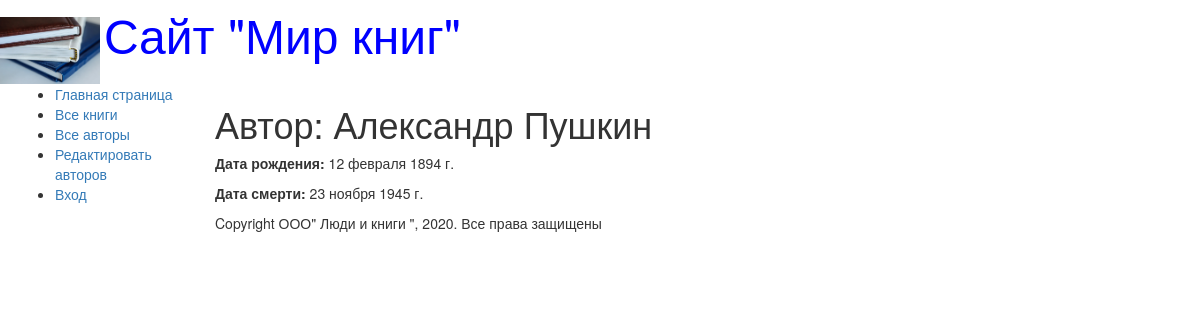
The page /author/2 on the database its author committed.
### catalog/models.py (models this page shows, shortened)
class Author(models.Model):
    first_name = models.CharField(max_length=100, help_text='Введите имя автора', verbose_name='Имя автора')
    last_name = models.CharField(max_length=100, help_text='Введите фамилию автора', verbose_name='Фамилия автора')
    date_of_birth = models.DateField(help_text="Введите дату рождения", verbose_name='Дата рождения', null=True, blank=True)
    date_of_death = models.DateField(help_text="Введите дату смерти", verbose_name='Дата смерти', null=True, blank=True)

### catalog/views.py (the view)
# urls.py: path('author/<int:pk>',views.AuthorDetailView.as_view(), name='author-detail'),
class AuthorDetailView(generic.DetailView):
    model=Author

### catalog/templates/catalog/author_detail.html
{% extends "base_generic.html" %}
{% block content %}
    <h1>Автор: {{author.first_name}} {{author.last_name}}</h1>
    <p><strong>Дата рождения: </strong>{{author.date_of_birth}}</p>
    <p><strong>Дата смерти: </strong>{{author.date_of_death}}</p>
{% endblock %}

### rows shown on the page
Author: first_name "Александр", last_name "Пушкин", date_of_birth "12 февраля 1894 г.", date_of_death "23 ноября 1945 г."
